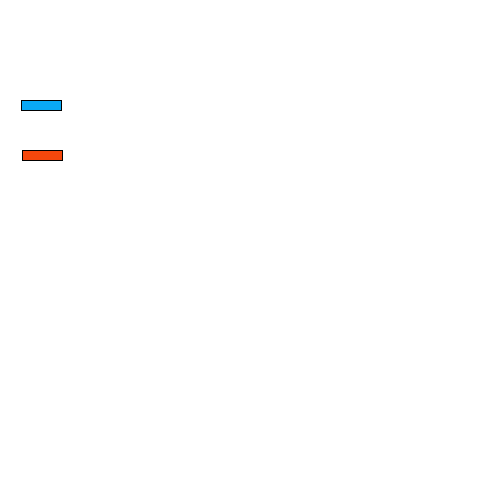
Frame 1 (no input)
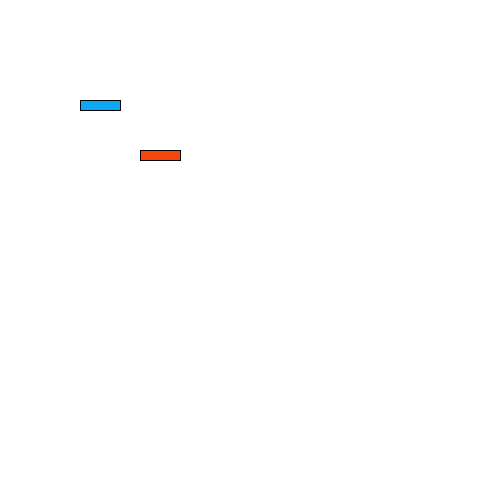
Frame 60 (the mouse pressed at the canvas centre just before this capture)
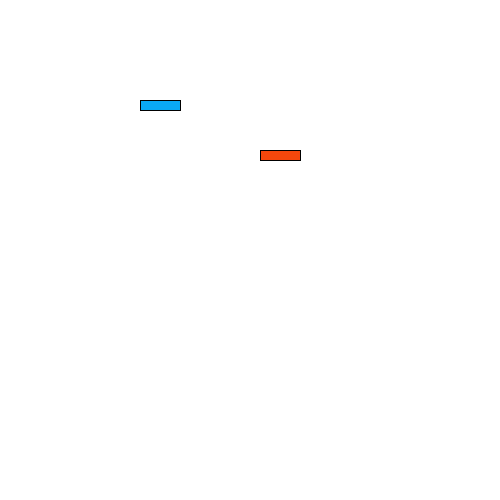
Frame 120 (the mouse held since frame 60 and released just before this capture)

The Processing sketch that drew these frames (run headless with seeded random() and noise(); from frame 60 on, the mouse is pressed at the canvas centre):

// Processing sketch: sketch_104
// ── sketch_104.pde
// fun programming #105
// oop means object oriented progamming

Car car1;
Car car2;

void setup() {
	size(500, 500);
	car1 = new Car(20,100, #0AA8F5);
	car2 = new Car(20,150, #F5470C);
}

void draw() {
	background(255);
	car1.drive(1);
	car2.drive(2);
}
// ── car.pde
// fun programming #104
// oop means object oriented progamming

class Car {
	float x;
	float y;
	color c;

	// function has the same name as the class is called a constructor 
	Car(float carx, float cary, color carcolor) {
		x = carx;
		y = cary;
		c = carcolor;
	}

	// called from sketch_104.pde
	void drive (int speed) {
	x = x + speed;
	fill(c);
	rect(x, y, 40, 10); 
	}
}
